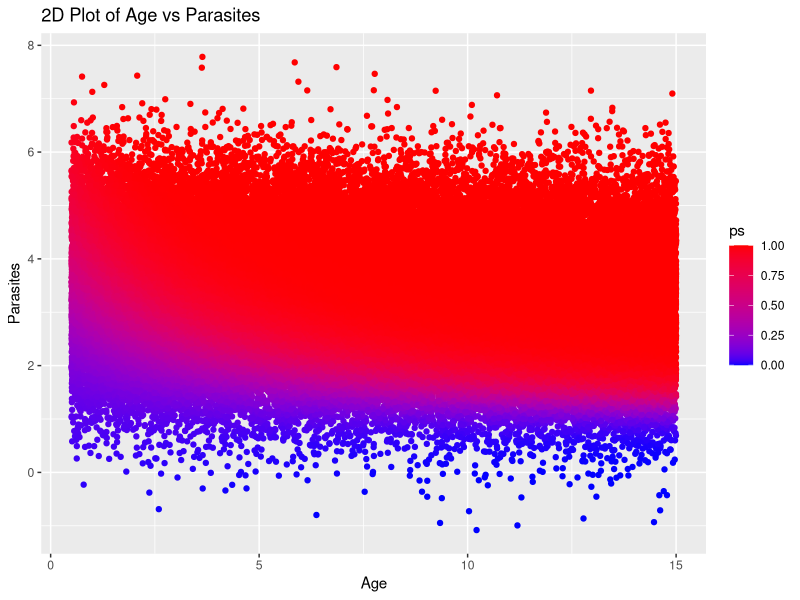
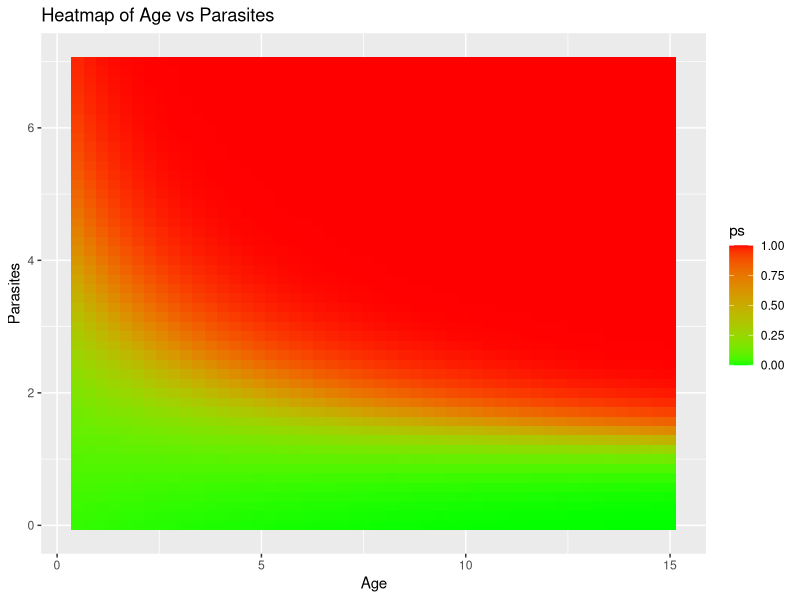
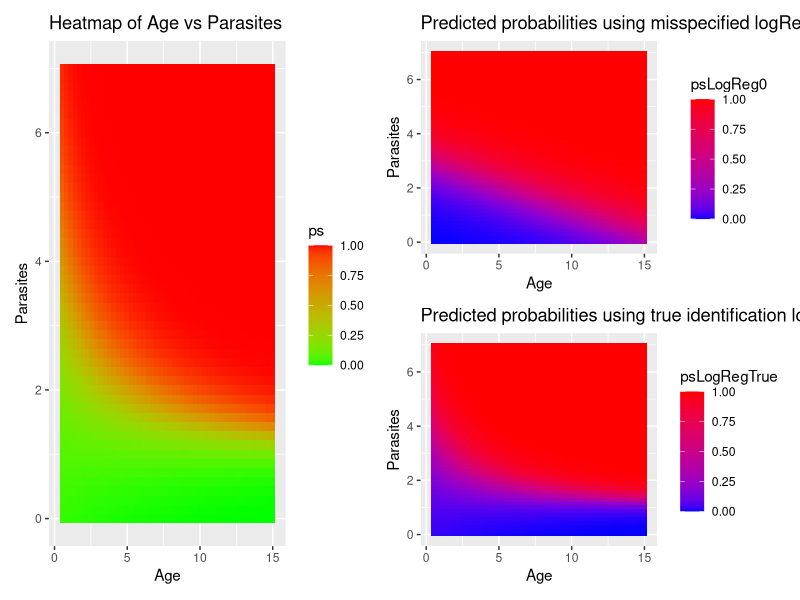

Recreate these plots in R, in order.
library(tidyverse)
library(patchwork)

expit <- function(x){exp(x)/(1+exp(x))}
trueModel <- function(Age, Parasites) expit(-3.5-.3*Age+.85*Parasites+0.35*Age*Parasites)
simulateMalariaData <- function(N){
    Age <- runif(N,.5,15)
    Parasites <- rnorm(N,mean=3.5-0.03*Age)
    ps <- trueModel(Age, Parasites)
    Fever <- rbinom(N,1,ps)
    data.frame(Fever,Age,Parasites,ps)
}

N <- 10^5
simDat <- simulateMalariaData(N)

### 2d plot of the true model

ggplot(simDat, aes(x = Age, y = Parasites, color = ps)) + 
  geom_point() + 
  scale_color_gradient(limits = c(0, 1), low = "blue", high = "red") + 
  xlab("Age") + 
  ylab("Parasites") + 
  ggtitle("2D Plot of Age vs Parasites")
# Not quite what I was looking for, we can make a heatmap plot



# create a grid of values for Age and Parasites
grid <- expand.grid(Age = seq(0.5, 15, length.out = 50),
                     Parasites = seq(0, 7, length.out = 50))

# evaluate trueModel at each grid point
grid$ps <- trueModel(grid$Age, grid$Parasites)

# plot the grid
trueplot <- ggplot(grid, aes(x = Age, y = Parasites, fill = ps)) + 
  geom_tile() + 
  scale_fill_gradient(limits = c(0, 1), low = "green", high = "red") + 
  xlab("Age") + 
  ylab("Parasites") + 
  ggtitle("Heatmap of Age vs Parasites")

trueplot

# Fitting logistic regression without interaction term
modLogReg0 <- glm(Fever ~ Age + Parasites, data = simDat, family = binomial()) 
summary(modLogReg0)

# And with interactions
modLogRegTrue <- glm(Fever ~ Age + Parasites + Age*Parasites, data = simDat, family = binomial()) 
summary(modLogRegTrue)
# Estimates the true parameters correctly

grid$psLogReg0 <- predict(modLogReg0, newdata=grid, type='response')
grid$psLogRegTrue <- predict(modLogRegTrue, newdata=grid, type='response')

# modLogReg0 predictions 
misspecifiedplot <- ggplot(grid, aes(x = Age, y = Parasites, fill = psLogReg0)) + 
  geom_tile() + 
  scale_fill_gradient(limits = c(0, 1), low = "blue", high = "red") + 
  xlab("Age") + 
  ylab("Parasites") + 
  ggtitle("Predicted probabilities using misspecified logReg0")
  
truemodplot <- ggplot(grid, aes(x = Age, y = Parasites, fill = psLogRegTrue)) + 
  geom_tile() + 
  scale_fill_gradient(limits = c(0, 1), low = "blue", high = "red") + 
  xlab("Age") + 
  ylab("Parasites") + 
  ggtitle("Predicted probabilities using true identification logRegTrue")

trueplot | misspecifiedplot / truemodplot







